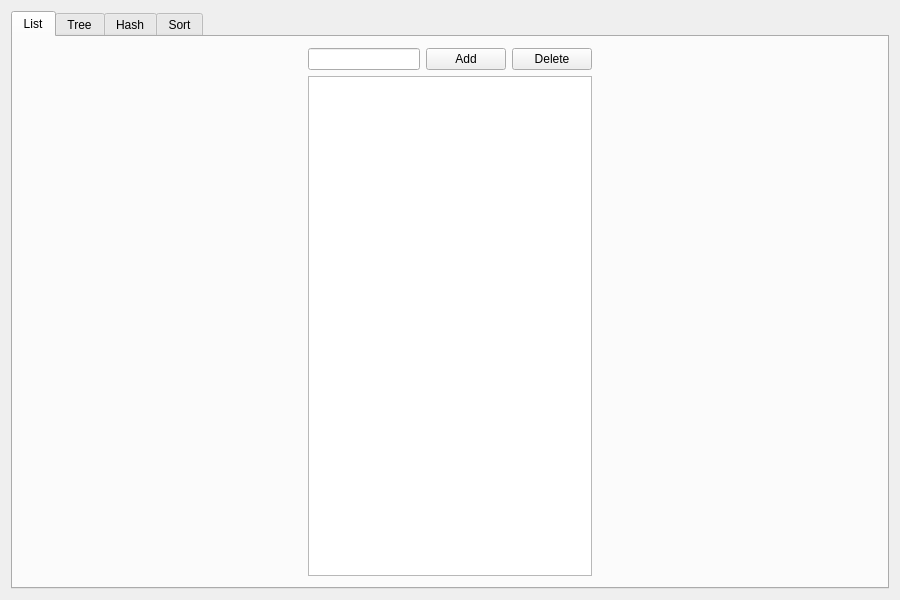
<?xml version="1.0" encoding="UTF-8"?>
<ui version="4.0">
 <class>MainWindow</class>
 <widget class="QMainWindow" name="MainWindow">
  <property name="geometry">
   <rect>
    <x>0</x>
    <y>0</y>
    <width>900</width>
    <height>600</height>
   </rect>
  </property>
  <property name="windowTitle">
   <string>Exam</string>
  </property>
  <widget class="QWidget" name="centralWidget">
   <layout class="QHBoxLayout" name="horizontalLayout_2">
    <item>
     <widget class="QTabWidget" name="tabWidget">
      <property name="currentIndex">
       <number>0</number>
      </property>
      <widget class="QWidget" name="ListTab">
       <attribute name="title">
        <string>List</string>
       </attribute>
       <layout class="QHBoxLayout" name="horizontalLayout_3">
        <item>
         <spacer name="horizontalSpacer">
          <property name="orientation">
           <enum>Qt::Horizontal</enum>
          </property>
          <property name="sizeHint" stdset="0">
           <size>
            <width>262</width>
            <height>20</height>
           </size>
          </property>
         </spacer>
        </item>
        <item>
         <layout class="QVBoxLayout" name="verticalLayout_2">
          <item>
           <layout class="QHBoxLayout" name="horizontalLayout">
            <item>
             <widget class="QLineEdit" name="inputList"/>
            </item>
            <item>
             <widget class="QPushButton" name="AddButtonList">
              <property name="text">
               <string>Add</string>
              </property>
             </widget>
            </item>
            <item>
             <widget class="QPushButton" name="DeleteButtonList">
              <property name="text">
               <string>Delete</string>
              </property>
             </widget>
            </item>
           </layout>
          </item>
          <item>
           <widget class="QTableView" name="listView"/>
          </item>
         </layout>
        </item>
        <item>
         <spacer name="horizontalSpacer_2">
          <property name="orientation">
           <enum>Qt::Horizontal</enum>
          </property>
          <property name="sizeHint" stdset="0">
           <size>
            <width>262</width>
            <height>20</height>
           </size>
          </property>
         </spacer>
        </item>
       </layout>
      </widget>
      <widget class="QWidget" name="TreeTab">
       <attribute name="title">
        <string>Tree</string>
       </attribute>
       <layout class="QGridLayout" name="gridLayout_2">
        <item row="0" column="0">
         <spacer name="horizontalSpacer_3">
          <property name="orientation">
           <enum>Qt::Horizontal</enum>
          </property>
          <property name="sizeHint" stdset="0">
           <size>
            <width>280</width>
            <height>20</height>
           </size>
          </property>
         </spacer>
        </item>
        <item row="0" column="1">
         <layout class="QVBoxLayout" name="verticalLayout_3">
          <item>
           <layout class="QHBoxLayout" name="horizontalLayout_4">
            <item>
             <widget class="QLineEdit" name="inputTree"/>
            </item>
            <item>
             <widget class="QPushButton" name="AddButtonTree">
              <property name="text">
               <string>Add</string>
              </property>
             </widget>
            </item>
           </layout>
          </item>
          <item>
           <widget class="QTableView" name="treeView"/>
          </item>
         </layout>
        </item>
        <item row="0" column="2">
         <spacer name="horizontalSpacer_4">
          <property name="orientation">
           <enum>Qt::Horizontal</enum>
          </property>
          <property name="sizeHint" stdset="0">
           <size>
            <width>280</width>
            <height>20</height>
           </size>
          </property>
         </spacer>
        </item>
       </layout>
      </widget>
      <widget class="QWidget" name="HashTab">
       <attribute name="title">
        <string>Hash</string>
       </attribute>
       <layout class="QHBoxLayout" name="horizontalLayout_6">
        <item>
         <spacer name="horizontalSpacer_5">
          <property name="orientation">
           <enum>Qt::Horizontal</enum>
          </property>
          <property name="sizeHint" stdset="0">
           <size>
            <width>280</width>
            <height>20</height>
           </size>
          </property>
         </spacer>
        </item>
        <item>
         <layout class="QVBoxLayout" name="verticalLayout_4">
          <item>
           <layout class="QHBoxLayout" name="horizontalLayout_5">
            <item>
             <widget class="QLineEdit" name="inputHash"/>
            </item>
            <item>
             <widget class="QPushButton" name="AddButtonHash">
              <property name="text">
               <string>Add</string>
              </property>
             </widget>
            </item>
           </layout>
          </item>
          <item>
           <widget class="QTableView" name="hashView"/>
          </item>
         </layout>
        </item>
        <item>
         <spacer name="horizontalSpacer_6">
          <property name="orientation">
           <enum>Qt::Horizontal</enum>
          </property>
          <property name="sizeHint" stdset="0">
           <size>
            <width>280</width>
            <height>20</height>
           </size>
          </property>
         </spacer>
        </item>
       </layout>
      </widget>
      <widget class="QWidget" name="SortTab">
       <attribute name="title">
        <string>Sort</string>
       </attribute>
       <layout class="QHBoxLayout" name="horizontalLayout_9">
        <item>
         <spacer name="horizontalSpacer_7">
          <property name="orientation">
           <enum>Qt::Horizontal</enum>
          </property>
          <property name="sizeHint" stdset="0">
           <size>
            <width>268</width>
            <height>20</height>
           </size>
          </property>
         </spacer>
        </item>
        <item>
         <layout class="QVBoxLayout" name="verticalLayout_6">
          <item>
           <layout class="QHBoxLayout" name="horizontalLayout_8">
            <item>
             <widget class="QLineEdit" name="inputSort"/>
            </item>
            <item>
             <widget class="QPushButton" name="AddButtonSort">
              <property name="text">
               <string>Add</string>
              </property>
             </widget>
            </item>
            <item>
             <widget class="QPushButton" name="SortButton">
              <property name="text">
               <string>Sort</string>
              </property>
             </widget>
            </item>
           </layout>
          </item>
          <item>
           <widget class="QTableView" name="sortView"/>
          </item>
         </layout>
        </item>
        <item>
         <spacer name="horizontalSpacer_8">
          <property name="orientation">
           <enum>Qt::Horizontal</enum>
          </property>
          <property name="sizeHint" stdset="0">
           <size>
            <width>268</width>
            <height>20</height>
           </size>
          </property>
         </spacer>
        </item>
       </layout>
      </widget>
     </widget>
    </item>
   </layout>
  </widget>
 </widget>
 <layoutdefault spacing="6" margin="11"/>
 <resources/>
 <connections/>
</ui>
